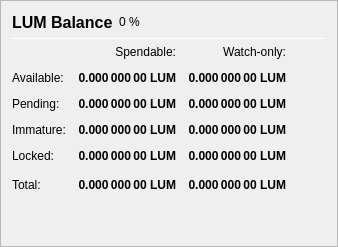
                   <widget class="QFrame" name="frame_Balances">
                    <property name="frameShape">
                     <enum>QFrame::StyledPanel</enum>
                    </property>
                    <property name="frameShadow">
                     <enum>QFrame::Raised</enum>
                    </property>
                    <layout class="QVBoxLayout" name="verticalLayout_4">
                     <item>
                      <layout class="QHBoxLayout" name="horizontalLayout_4">
                       <item>
                        <widget class="QLabel" name="label_5">
                         <property name="minimumSize">
                          <size>
                           <width>0</width>
                           <height>20</height>
                          </size>
                         </property>
                         <property name="font">
                          <font>
                           <pointsize>12</pointsize>
                           <weight>75</weight>
                           <bold>true</bold>
                          </font>
                         </property>
                         <property name="text">
                          <string>LUM Balance</string>
                         </property>
                        </widget>
                       </item>
                       <item>
                        <widget class="QLabel" name="labelLUMPercent">
                         <property name="text">
                          <string notr="true">0 %</string>
                         </property>
                        </widget>
                       </item>
                       <item>
                        <spacer name="horizontalSpacer_3">
                         <property name="orientation">
                          <enum>Qt::Horizontal</enum>
                         </property>
                         <property name="sizeHint" stdset="0">
                          <size>
                           <width>40</width>
                           <height>20</height>
                          </size>
                         </property>
                        </spacer>
                       </item>
                      </layout>
                     </item>
                     <item>
                      <widget class="Line" name="line_Balance">
                       <property name="minimumSize">
                        <size>
                         <width>0</width>
                         <height>1</height>
                        </size>
                       </property>
                       <property name="maximumSize">
                        <size>
                         <width>16777215</width>
                         <height>1</height>
                        </size>
                       </property>
                       <property name="orientation">
                        <enum>Qt::Horizontal</enum>
                       </property>
                      </widget>
                     </item>
                     <item>
                      <layout class="QGridLayout" name="gridLayout">
                       <property name="spacing">
                        <number>12</number>
                       </property>
                       <item row="0" column="1">
                        <widget class="QLabel" name="labelSpendable">
                         <property name="text">
                          <string>Spendable:</string>
                         </property>
                         <property name="alignment">
                          <set>Qt::AlignRight|Qt::AlignTrailing|Qt::AlignVCenter</set>
                         </property>
                        </widget>
                       </item>
                       <item row="0" column="2">
                        <widget class="QLabel" name="labelWatchonly">
                         <property name="text">
                          <string>Watch-only:</string>
                         </property>
                         <property name="alignment">
                          <set>Qt::AlignRight|Qt::AlignTrailing|Qt::AlignVCenter</set>
                         </property>
                        </widget>
                       </item>
                       <item row="1" column="0">
                        <widget class="QLabel" name="labelBalanceText">
                         <property name="text">
                          <string>Available:</string>
                         </property>
                        </widget>
                       </item>
                       <item row="1" column="1">
                        <widget class="QLabel" name="labelBalance">
                         <property name="font">
                          <font>
                           <weight>75</weight>
                           <bold>true</bold>
                          </font>
                         </property>
                         <property name="cursor">
                          <cursorShape>IBeamCursor</cursorShape>
                         </property>
                         <property name="toolTip">
                          <string>Your current spendable balance</string>
                         </property>
                         <property name="text">
                          <string notr="true">0.000 000 00 LUM</string>
                         </property>
                         <property name="alignment">
                          <set>Qt::AlignRight|Qt::AlignTrailing|Qt::AlignVCenter</set>
                         </property>
                         <property name="textInteractionFlags">
                          <set>Qt::LinksAccessibleByMouse|Qt::TextSelectableByKeyboard|Qt::TextSelectableByMouse</set>
                         </property>
                        </widget>
                       </item>
                       <item row="1" column="2">
                        <widget class="QLabel" name="labelWatchAvailable">
                         <property name="font">
                          <font>
                           <weight>75</weight>
                           <bold>true</bold>
                          </font>
                         </property>
                         <property name="cursor">
                          <cursorShape>IBeamCursor</cursorShape>
                         </property>
                         <property name="toolTip">
                          <string>Your current balance in watch-only addresses</string>
                         </property>
                         <property name="text">
                          <string notr="true">0.000 000 00 LUM</string>
                         </property>
                         <property name="alignment">
                          <set>Qt::AlignRight|Qt::AlignTrailing|Qt::AlignVCenter</set>
                         </property>
                         <property name="textInteractionFlags">
                          <set>Qt::LinksAccessibleByMouse|Qt::TextSelectableByKeyboard|Qt::TextSelectableByMouse</set>
                         </property>
                        </widget>
                       </item>
                       <item row="2" column="0">
                        <widget class="QLabel" name="labelPendingText">
                         <property name="text">
                          <string>Pending:</string>
                         </property>
                        </widget>
                       </item>
                       <item row="2" column="1">
                        <widget class="QLabel" name="labelUnconfirmed">
                         <property name="font">
                          <font>
                           <weight>75</weight>
                           <bold>true</bold>
                          </font>
                         </property>
                         <property name="cursor">
                          <cursorShape>IBeamCursor</cursorShape>
                         </property>
                         <property name="toolTip">
                          <string>Total of transactions that have yet to be confirmed, and do not yet count toward the spendable balance</string>
                         </property>
                         <property name="text">
                          <string notr="true">0.000 000 00 LUM</string>
                         </property>
                         <property name="alignment">
                          <set>Qt::AlignRight|Qt::AlignTrailing|Qt::AlignVCenter</set>
                         </property>
                         <property name="textInteractionFlags">
                          <set>Qt::LinksAccessibleByMouse|Qt::TextSelectableByKeyboard|Qt::TextSelectableByMouse</set>
                         </property>
                        </widget>
                       </item>
                       <item row="2" column="2">
                        <widget class="QLabel" name="labelWatchPending">
                         <property name="font">
                          <font>
                           <weight>75</weight>
                           <bold>true</bold>
                          </font>
                         </property>
                         <property name="cursor">
                          <cursorShape>IBeamCursor</cursorShape>
                         </property>
                         <property name="toolTip">
                          <string>Unconfirmed transactions to watch-only addresses</string>
                         </property>
                         <property name="text">
                          <string notr="true">0.000 000 00 LUM</string>
                         </property>
                         <property name="alignment">
                          <set>Qt::AlignRight|Qt::AlignTrailing|Qt::AlignVCenter</set>
                         </property>
                         <property name="textInteractionFlags">
                          <set>Qt::LinksAccessibleByMouse|Qt::TextSelectableByKeyboard|Qt::TextSelectableByMouse</set>
                         </property>
                        </widget>
                       </item>
                       <item row="3" column="0">
                        <widget class="QLabel" name="labelImmatureText">
                         <property name="text">
                          <string>Immature:</string>
                         </property>
                        </widget>
                       </item>
                       <item row="3" column="1">
                        <widget class="QLabel" name="labelImmature">
                         <property name="font">
                          <font>
                           <weight>75</weight>
                           <bold>true</bold>
                          </font>
                         </property>
                         <property name="cursor">
                          <cursorShape>IBeamCursor</cursorShape>
                         </property>
                         <property name="toolTip">
                          <string>Staked or masternode rewards that has not yet matured</string>
                         </property>
                         <property name="text">
                          <string notr="true">0.000 000 00 LUM</string>
                         </property>
                         <property name="alignment">
                          <set>Qt::AlignRight|Qt::AlignTrailing|Qt::AlignVCenter</set>
                         </property>
                         <property name="textInteractionFlags">
                          <set>Qt::LinksAccessibleByMouse|Qt::TextSelectableByKeyboard|Qt::TextSelectableByMouse</set>
                         </property>
                        </widget>
                       </item>
                       <item row="3" column="2">
                        <widget class="QLabel" name="labelWatchImmature">
                         <property name="font">
                          <font>
                           <weight>75</weight>
                           <bold>true</bold>
                          </font>
                         </property>
                         <property name="cursor">
                          <cursorShape>IBeamCursor</cursorShape>
                         </property>
                         <property name="toolTip">
                          <string>Staked or masternode rewards in watch-only addresses that has not yet matured</string>
                         </property>
                         <property name="text">
                          <string notr="true">0.000 000 00 LUM</string>
                         </property>
                         <property name="alignment">
                          <set>Qt::AlignRight|Qt::AlignTrailing|Qt::AlignVCenter</set>
                         </property>
                         <property name="textInteractionFlags">
                          <set>Qt::LinksAccessibleByMouse|Qt::TextSelectableByKeyboard|Qt::TextSelectableByMouse</set>
                         </property>
                        </widget>
                       </item>
                       <item row="4" column="0">
                        <widget class="QLabel" name="labelLockedBalanceText">
                         <property name="toolTip">
                          <string>Locked LUM or Masternode collaterals. These are excluded from zLUM minting.</string>
                         </property>
                         <property name="text">
                          <string>Locked:</string>
                         </property>
                        </widget>
                       </item>
                       <item row="4" column="1">
                        <widget class="QLabel" name="labelLockedBalance">
                         <property name="font">
                          <font>
                           <weight>75</weight>
                           <bold>true</bold>
                          </font>
                         </property>
                         <property name="cursor">
                          <cursorShape>IBeamCursor</cursorShape>
                         </property>
                         <property name="toolTip">
                          <string>Locked LUM or Masternode collaterals. These are excluded from zLUM minting.</string>
                         </property>
                         <property name="text">
                          <string notr="true">0.000 000 00 LUM</string>
                         </property>
                         <property name="alignment">
                          <set>Qt::AlignRight|Qt::AlignTrailing|Qt::AlignVCenter</set>
                         </property>
                         <property name="textInteractionFlags">
                          <set>Qt::LinksAccessibleByMouse|Qt::TextSelectableByKeyboard|Qt::TextSelectableByMouse</set>
                         </property>
                        </widget>
                       </item>
                       <item row="4" column="2">
                        <widget class="QLabel" name="labelWatchLocked">
                         <property name="font">
                          <font>
                           <weight>75</weight>
                           <bold>true</bold>
                          </font>
                         </property>
                         <property name="cursor">
                          <cursorShape>IBeamCursor</cursorShape>
                         </property>
                         <property name="toolTip">
                          <string>Current locked balance in watch-only addresses</string>
                         </property>
                         <property name="text">
                          <string notr="true">0.000 000 00 LUM</string>
                         </property>
                         <property name="alignment">
                          <set>Qt::AlignRight|Qt::AlignTrailing|Qt::AlignVCenter</set>
                         </property>
                         <property name="textInteractionFlags">
                          <set>Qt::LinksAccessibleByMouse|Qt::TextSelectableByKeyboard|Qt::TextSelectableByMouse</set>
                         </property>
                        </widget>
                       </item>
                       <item row="5" column="0">
                        <widget class="QLabel" name="labelTotalText">
                         <property name="toolTip">
                          <string>Your current LUM balance, unconfirmed and immature transactions included</string>
                         </property>
                         <property name="text">
                          <string>Total:</string>
                         </property>
                        </widget>
                       </item>
                       <item row="5" column="1">
                        <widget class="QLabel" name="labelTotal">
                         <property name="font">
                          <font>
                           <weight>75</weight>
                           <bold>true</bold>
                          </font>
                         </property>
                         <property name="cursor">
                          <cursorShape>IBeamCursor</cursorShape>
                         </property>
                         <property name="toolTip">
                          <string>Your current LUM balance, unconfirmed and immature transactions included</string>
                         </property>
                         <property name="text">
                          <string notr="true">0.000 000 00 LUM</string>
                         </property>
                         <property name="alignment">
                          <set>Qt::AlignRight|Qt::AlignTrailing|Qt::AlignVCenter</set>
                         </property>
                         <property name="textInteractionFlags">
                          <set>Qt::LinksAccessibleByMouse|Qt::TextSelectableByKeyboard|Qt::TextSelectableByMouse</set>
                         </property>
                        </widget>
                       </item>
                       <item row="5" column="2">
                        <widget class="QLabel" name="labelWatchTotal">
                         <property name="font">
                          <font>
                           <weight>75</weight>
                           <bold>true</bold>
                          </font>
                         </property>
                         <property name="cursor">
                          <cursorShape>IBeamCursor</cursorShape>
                         </property>
                         <property name="toolTip">
                          <string>Current total balance in watch-only addresses</string>
                         </property>
                         <property name="text">
                          <string notr="true">0.000 000 00 LUM</string>
                         </property>
                         <property name="alignment">
                          <set>Qt::AlignRight|Qt::AlignTrailing|Qt::AlignVCenter</set>
                         </property>
                         <property name="textInteractionFlags">
                          <set>Qt::LinksAccessibleByMouse|Qt::TextSelectableByKeyboard|Qt::TextSelectableByMouse</set>
                         </property>
                        </widget>
                       </item>
                       <item row="5" column="3">
                        <spacer name="horizontalSpacer_9">
                         <property name="orientation">
                          <enum>Qt::Horizontal</enum>
                         </property>
                         <property name="sizeHint" stdset="0">
                          <size>
                           <width>40</width>
                           <height>20</height>
                          </size>
                         </property>
                        </spacer>
                       </item>
                      </layout>
                     </item>
                     <item>
                      <spacer name="verticalSpacer_3">
                       <property name="orientation">
                        <enum>Qt::Vertical</enum>
                       </property>
                       <property name="sizeHint" stdset="0">
                        <size>
                         <width>20</width>
                         <height>40</height>
                        </size>
                       </property>
                      </spacer>
                     </item>
                    </layout>
                   </widget>
